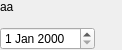
<?xml version="1.0" encoding="UTF-8"?>
<ui version="4.0">
 <class>WidgetDateSelectionVP</class>
 <widget class="QWidget" name="WidgetDateSelectionVP">
  <property name="geometry">
   <rect>
    <x>0</x>
    <y>0</y>
    <width>122</width>
    <height>50</height>
   </rect>
  </property>
  <property name="windowTitle">
   <string>Saisie date et heure</string>
  </property>
  <layout class="QVBoxLayout" name="verticalLayout">
   <property name="spacing">
    <number>0</number>
   </property>
   <property name="leftMargin">
    <number>0</number>
   </property>
   <property name="topMargin">
    <number>0</number>
   </property>
   <property name="rightMargin">
    <number>0</number>
   </property>
   <property name="bottomMargin">
    <number>0</number>
   </property>
   <item>
    <widget class="MonLabelClic" name="label">
     <property name="sizePolicy">
      <sizepolicy hsizetype="Fixed" vsizetype="Expanding">
       <horstretch>0</horstretch>
       <verstretch>0</verstretch>
      </sizepolicy>
     </property>
     <property name="minimumSize">
      <size>
       <width>50</width>
       <height>20</height>
      </size>
     </property>
     <property name="maximumSize">
      <size>
       <width>178</width>
       <height>16777215</height>
      </size>
     </property>
     <property name="frameShape">
      <enum>QFrame::NoFrame</enum>
     </property>
     <property name="text">
      <string>aa</string>
     </property>
     <property name="scaledContents">
      <bool>false</bool>
     </property>
     <property name="alignment">
      <set>Qt::AlignLeading|Qt::AlignLeft|Qt::AlignTop</set>
     </property>
    </widget>
   </item>
   <item>
    <layout class="QHBoxLayout" name="horizontalLayout">
     <property name="spacing">
      <number>0</number>
     </property>
     <item>
      <widget class="QDateEdit" name="dateEdit">
       <property name="sizePolicy">
        <sizepolicy hsizetype="Fixed" vsizetype="Fixed">
         <horstretch>0</horstretch>
         <verstretch>0</verstretch>
        </sizepolicy>
       </property>
      </widget>
     </item>
     <item>
      <spacer name="horizontalSpacer">
       <property name="orientation">
        <enum>Qt::Horizontal</enum>
       </property>
       <property name="sizeHint" stdset="0">
        <size>
         <width>13</width>
         <height>20</height>
        </size>
       </property>
      </spacer>
     </item>
    </layout>
   </item>
  </layout>
 </widget>
 <customwidgets>
  <customwidget>
   <class>MonLabelClic</class>
   <extends>QLabel</extends>
   <header>InterfaceGUI.QT5.monLabelClic.h</header>
  </customwidget>
 </customwidgets>
 <resources/>
 <connections/>
</ui>
